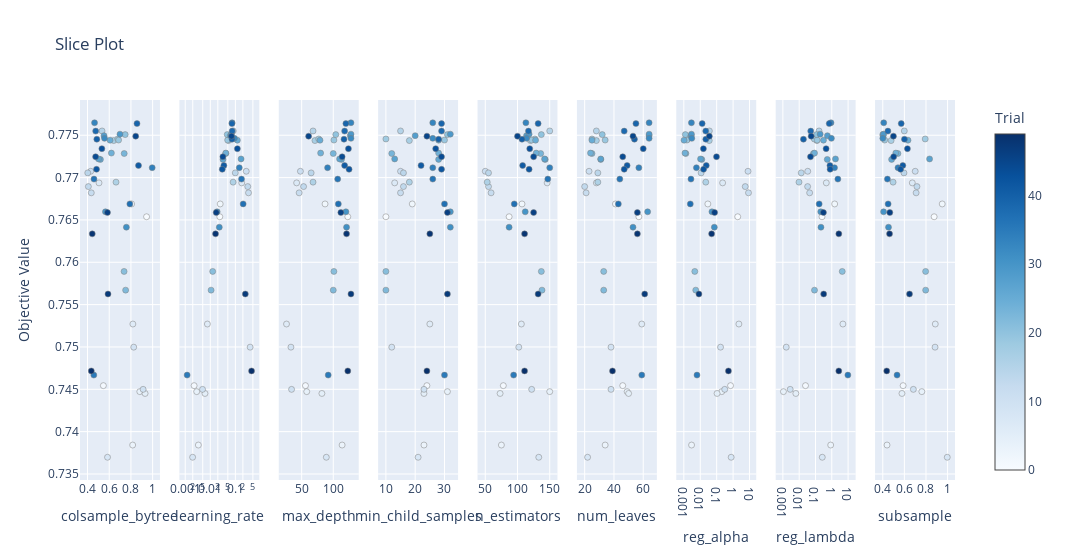

Here is the notebook cell this chart was saved with:
### Code cell
%%script skipped # Skipped for resource optimization

optuna.visualization.plot_slice(study, params=list(best_params.keys()))
